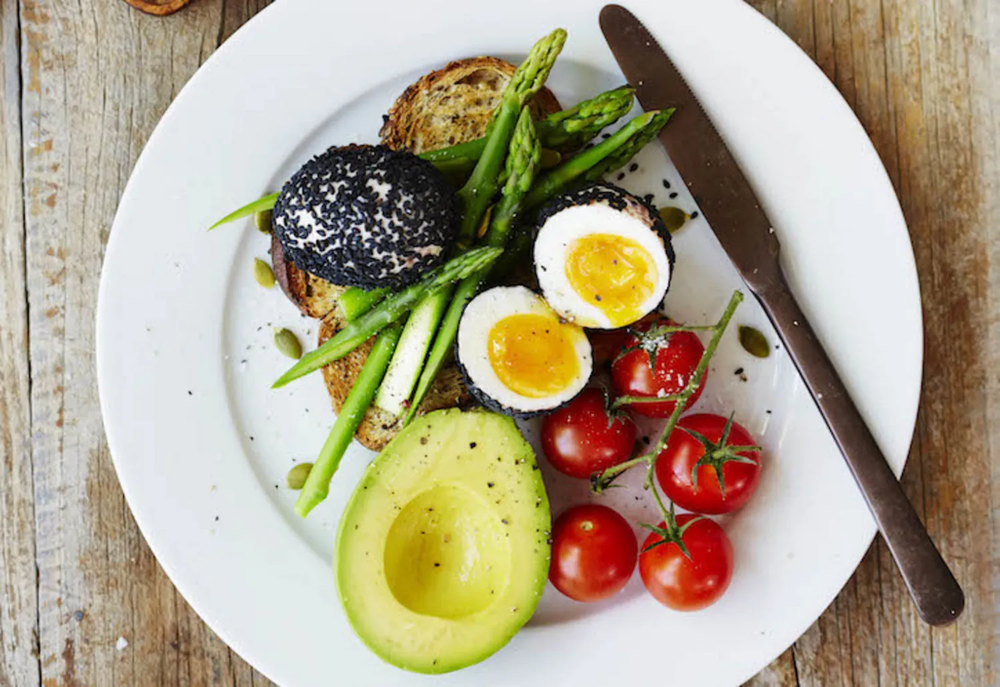
%> input picture assignment-3-segmentation-morphology/images/Plate1.png, 1000 x 687 px, shrunk from 1500 x 1031 before the run
$ octave egg_segmentation_counting.m   (GNU Octave 9; MATLAB toolbox functions it lacks are replaced by stand-ins)
%> lines starting %> are read from the running program, lines starting %| are printed output that depends on the picture; in (x1, y1, x2, y2) boxes, pixels count from 0 and x2, y2 are one past the last pixel; in counts of white or black regions, pixels touching at a corner belong together; the program's own positions count from 1
clear all;
clc;
A3_2526630("Plate1.png");
function A3_2526630(inputImage)
%> called with inputImage = 'Plate1.png'
    I = imread(inputImage);
%> I is the input picture: size 687x1000x3 uint8; mean R, G, B 173.9, 163, 139.5
    segmentedImage = segmentImage(I);
    eggCount = numberofegg(segmentedImage);
    figure;
    imshow(segmentedImage);
    title(sprintf('Final Segmented Image - Number of Eggs: %.1f', eggCount));
end

function segmentedImage = segmentImage(I)
 % Convert the input RGB image to grayscale
    I = rgb2gray(I);
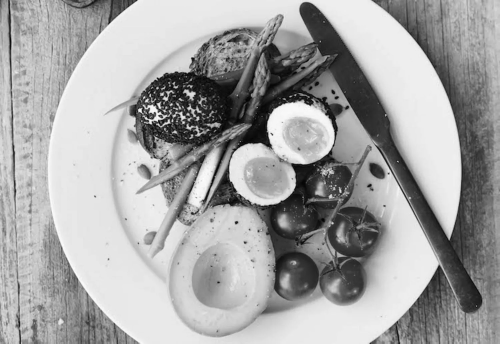
%> I: size 687x1000 uint8 (shown at 1/2 size); min 0, max 255, mean 163.6
     % 'graythresh' returns a normalized threshold in the range [0, 1]
    threshold = graythresh(I);
%> threshold = 0.561

    % Apply the threshold to the grayscale image
    % Convert the threshold to the range [0, 255] for comparison
    % Create a binary image where pixels > threshold are set to 1 (true)
    threshold = graythresh(I);
    thresholdI = I > threshold * 255;
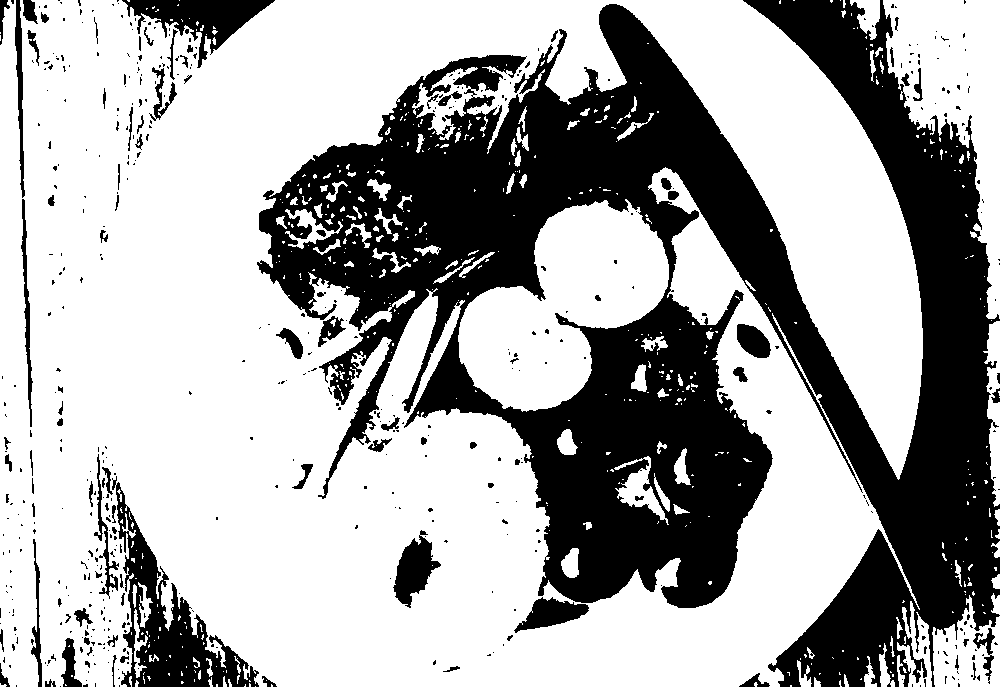
%> thresholdI: size 687x1000 logical; 66.1% white; 510 black regions (416 under 20 px), largest, box (x1, y1, x2, y2) and area: (257, 0, 1000, 687) 204178, (112, 476, 259, 687) 8871, (122, 0, 275, 68) 3889

    figure;
    subplot(1, 3, 1); imshow(I); title('Original Grayscale Image');
    subplot(1, 3, 2); imshow(thresholdI); title('Thresholded Image');

    segmentedImage = thresholdI;
end

function eggCount = numberofegg(I)
eggCount=0;
    % Apply morphological operations to clean the image
    S = strel('disk', 10);   % Increase disk size to combine small regions
    E = imerode(I, S);       % Erosion operation to remove small objects
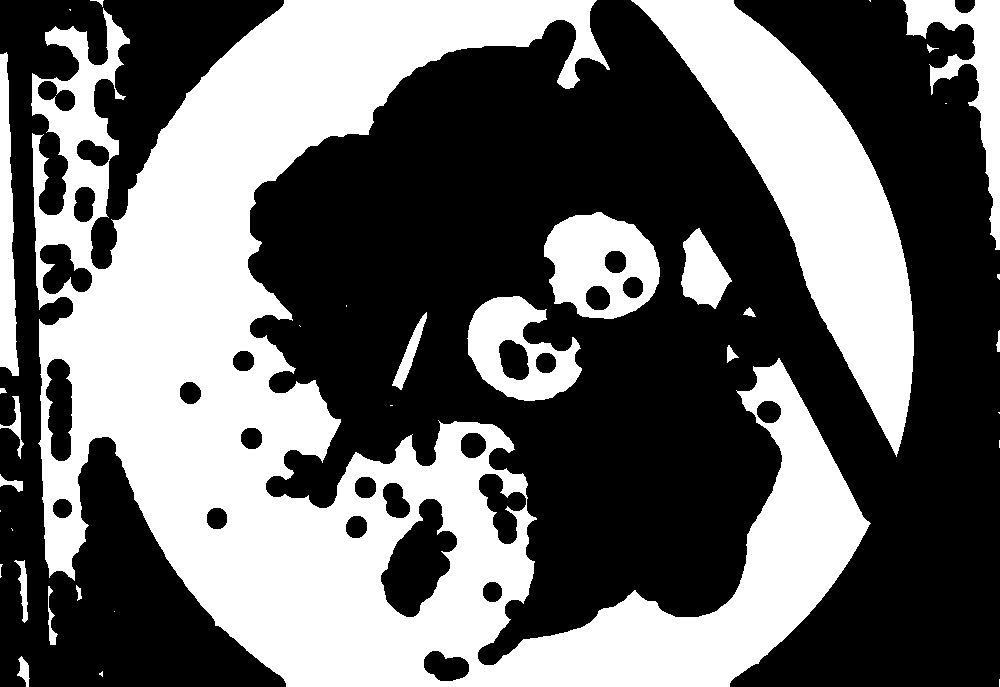
%> E: size 687x1000 logical; 41.3% white; 35 white regions (15 under 20 px), largest, box (x1, y1, x2, y2) and area: (31, 0, 871, 687) 211400, (631, 0, 914, 457) 42266, (544, 212, 660, 319) 8178
    F = imfill(E, 'holes');  % Fill holes in the objects
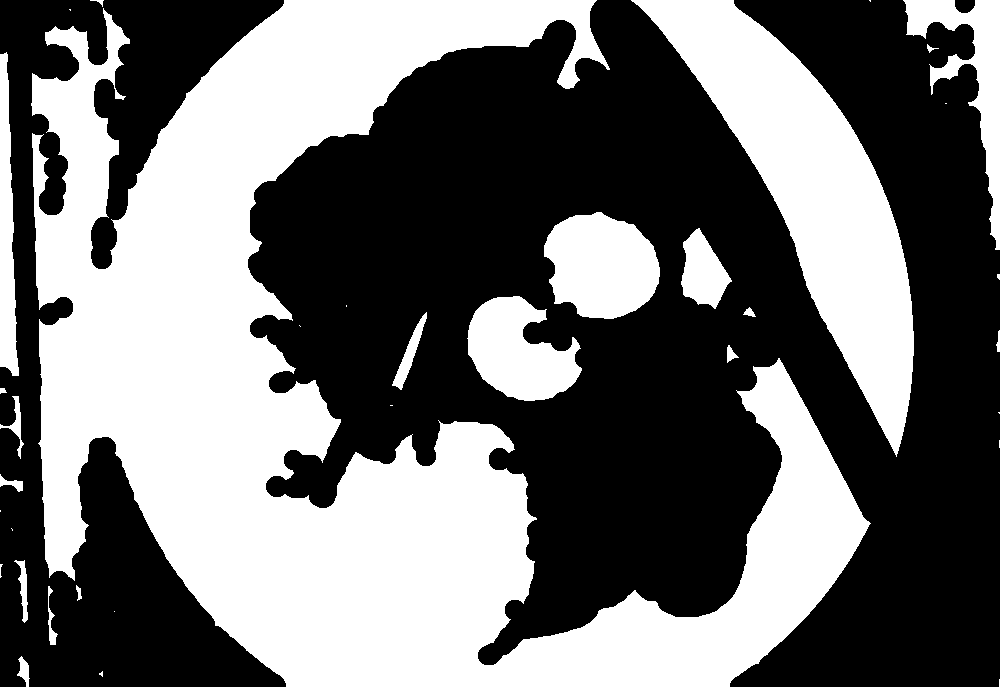
%> F: size 687x1000 logical; 44.3% white; 35 white regions (15 under 20 px), largest, box (x1, y1, x2, y2) and area: (31, 0, 871, 687) 228946, (631, 0, 914, 457) 42266, (544, 212, 660, 319) 9379


% Set the output image to the original image
OI = I;

% Find the connected components in the binary image
C = bwconncomp(F);
%> C = 35 connected components

% Get the number of connected components
numComponents = size(C.PixelIdxList, 2);
%> numComponents = 35

% Get the number of pixels in each connected component
numPixels = cellfun(@numel, C.PixelIdxList);
%> numPixels = 35 values, max 228946 at index 10, min 1 at index 16, mean 8686.8

% Define minimum and maximum size range
minSize = 30;  % Minimum size
maxSize = 45; % Maximum size

for j = 1:numComponents
    if numPixels(j) > minSize && numPixels(j) < maxSize
         eggCount = eggCount + 0.5;
    end
end
%> this loop made 35 passes
%> eggCount on passes 14, 29: 0.5, 1

% Fill holes of the output image
ImageFilled = imfill(OI, 'holes');
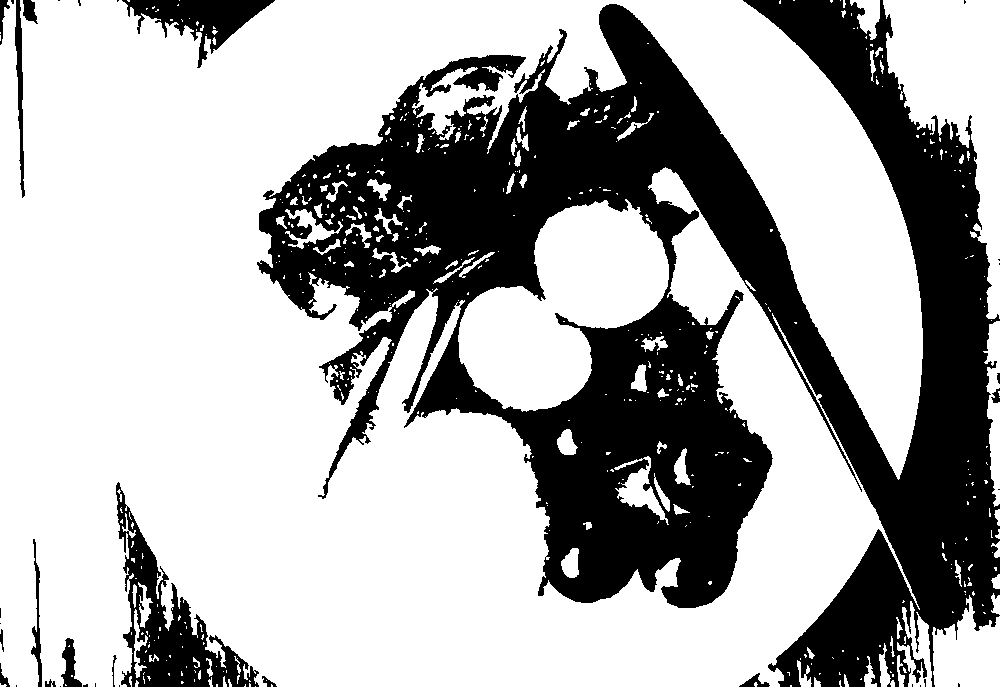
%> ImageFilled: size 687x1000 logical; 68% white; 35 black regions (19 under 20 px), largest, box (x1, y1, x2, y2) and area: (257, 0, 1000, 687) 204082, (116, 482, 259, 687) 8836, (122, 0, 275, 68) 3885
%> in A3_2526630, `eggCount = numberofegg(segmentedImage);`: eggCount = 1

% Plot the results to see all steps together
figure;
subplot(1, 3, 1);
imshow(I);
title('Binary Image', 'FontSize', 8);

subplot(1, 3, 2);
imshow(OI);
title('Filtered by Size Range', 'FontSize', 8);

subplot(1, 3, 3);
imshow(ImageFilled);
title('Imfill', 'FontSize', 8);


end

$ run again, with assignment-3-segmentation-morphology/images/Plate3.png copied over assignment-3-segmentation-morphology/images/Plate1.png
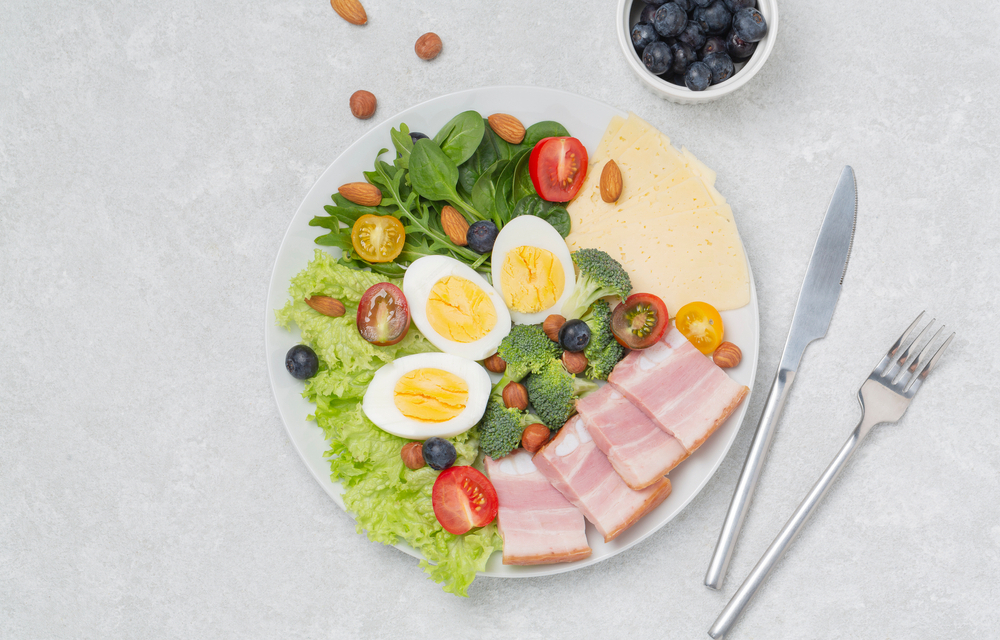
%> input picture assignment-3-segmentation-morphology/images/Plate3.png, 1000 x 640 px
%> in A3_2526630, I is the input picture: size 640x1000x3 uint8; mean R, G, B 203.6, 199.4, 186.9
%> I: size 640x1000 uint8
%> threshold = 0.631
%> in segmentImage, `thresholdI = I > threshold * 255;`:
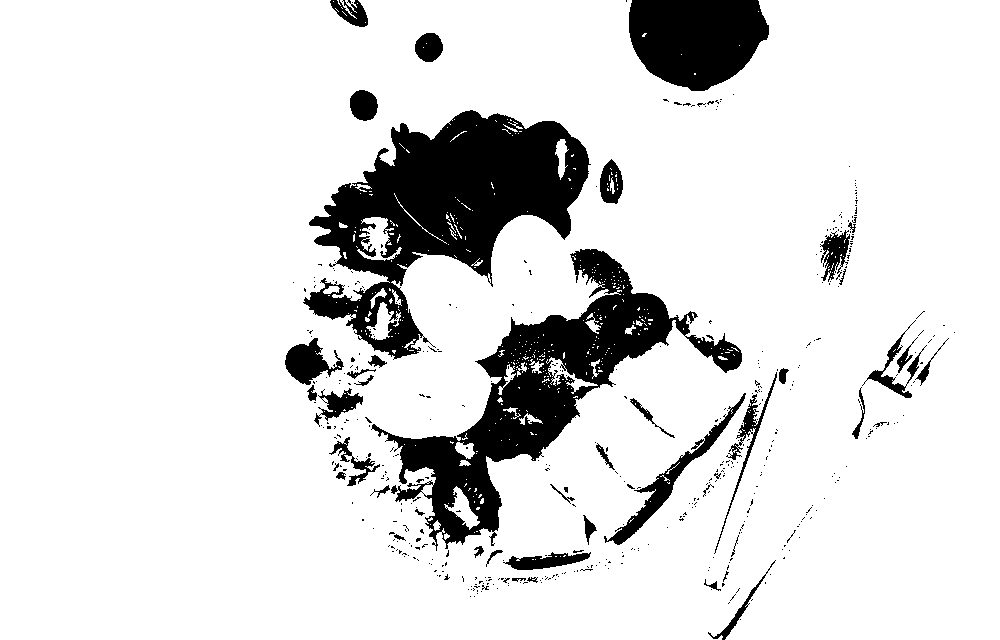
%> thresholdI: size 640x1000 logical; 87.3% white; 475 black regions (430 under 20 px), largest, box (x1, y1, x2, y2) and area: (303, 110, 591, 360) 31181, (371, 249, 742, 551) 25533, (629, 0, 769, 91) 10019
%> E: size 640x1000 logical; 71.5% white; 11 black regions, largest, box (x1, y1, x2, y2) and area: (276, 101, 856, 640) 148008, (617, 0, 778, 119) 14272, (843, 302, 964, 448) 8411
%> F: size 640x1000 logical; 74.4% white; 3 black regions, box (x1, y1, x2, y2) and area: (276, 101, 856, 640) 148008, (617, 0, 778, 119) 14272, (321, 0, 377, 36) 1553
%> C = 13 connected components
%> numComponents = 13
%> numPixels = [443415 296 135 8 309 16107 5 153 4040 5 6433 1 5260]
%> the loop in numberofegg, `for j = 1:numComponents` made 13 passes
%> after the loop in numberofegg, `for j = 1:numComponents`: eggCount = 0
%> in numberofegg, `ImageFilled = imfill(OI, 'holes');`:
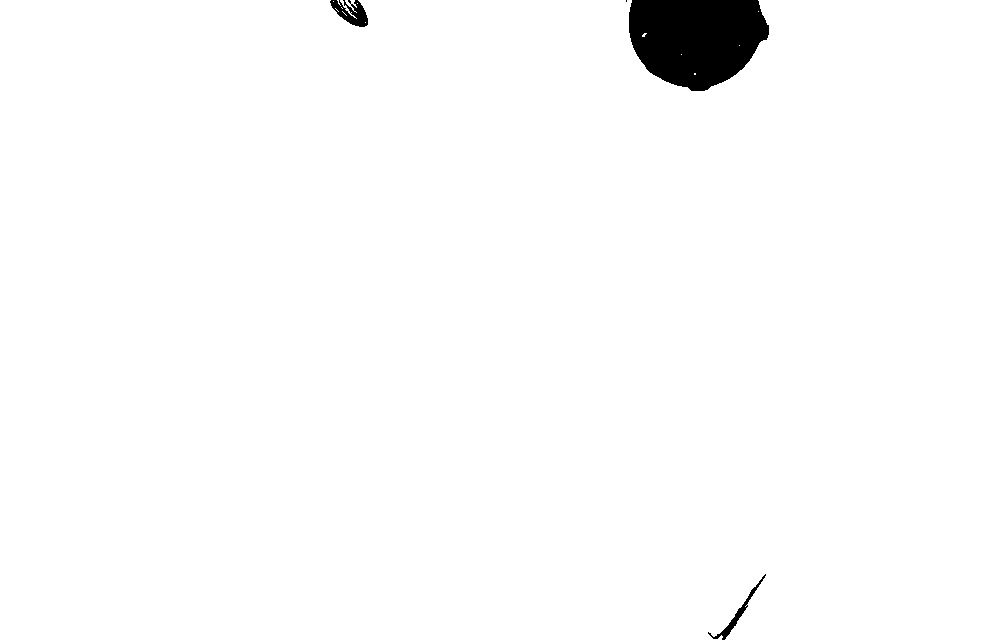
%> ImageFilled: size 640x1000 logical; 98.3% white; 4 black regions (1 under 20 px), largest, box (x1, y1, x2, y2) and area: (629, 0, 769, 91) 10019, (330, 0, 368, 27) 561, (708, 574, 766, 640) 376
